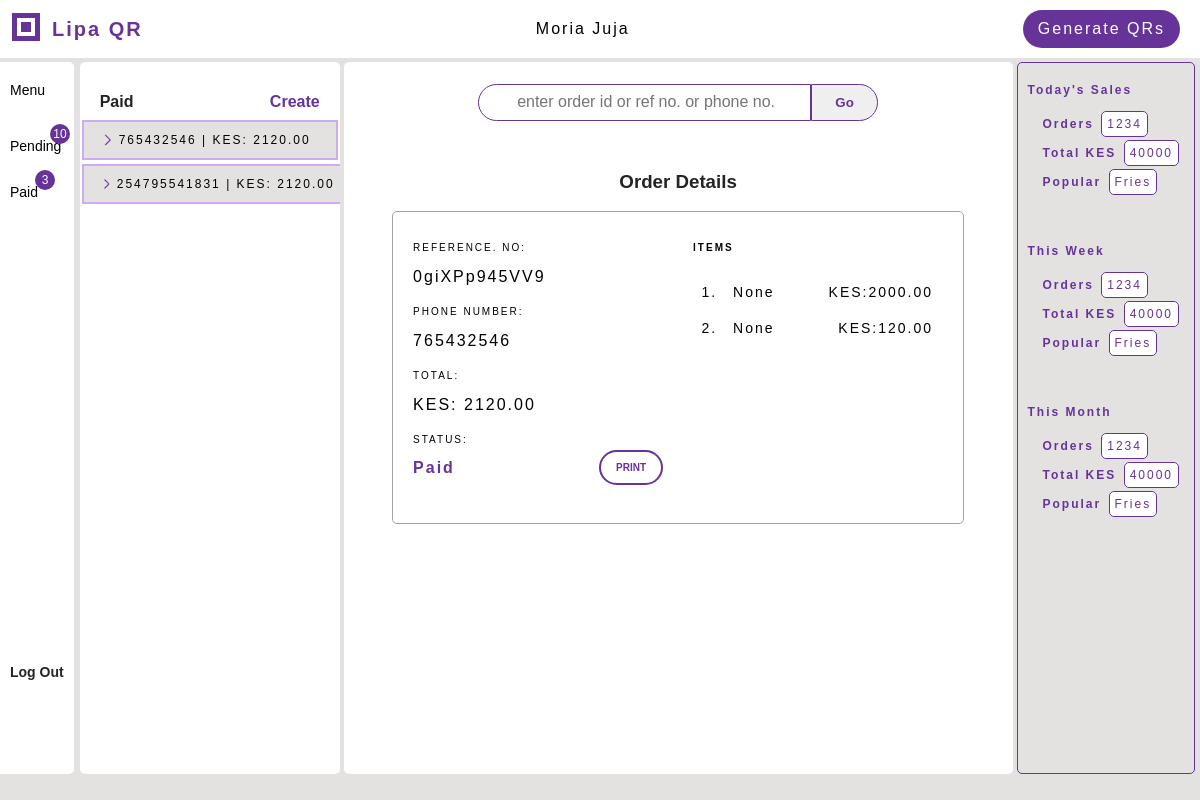
Before: /paid/ (signed in) with the older database file.
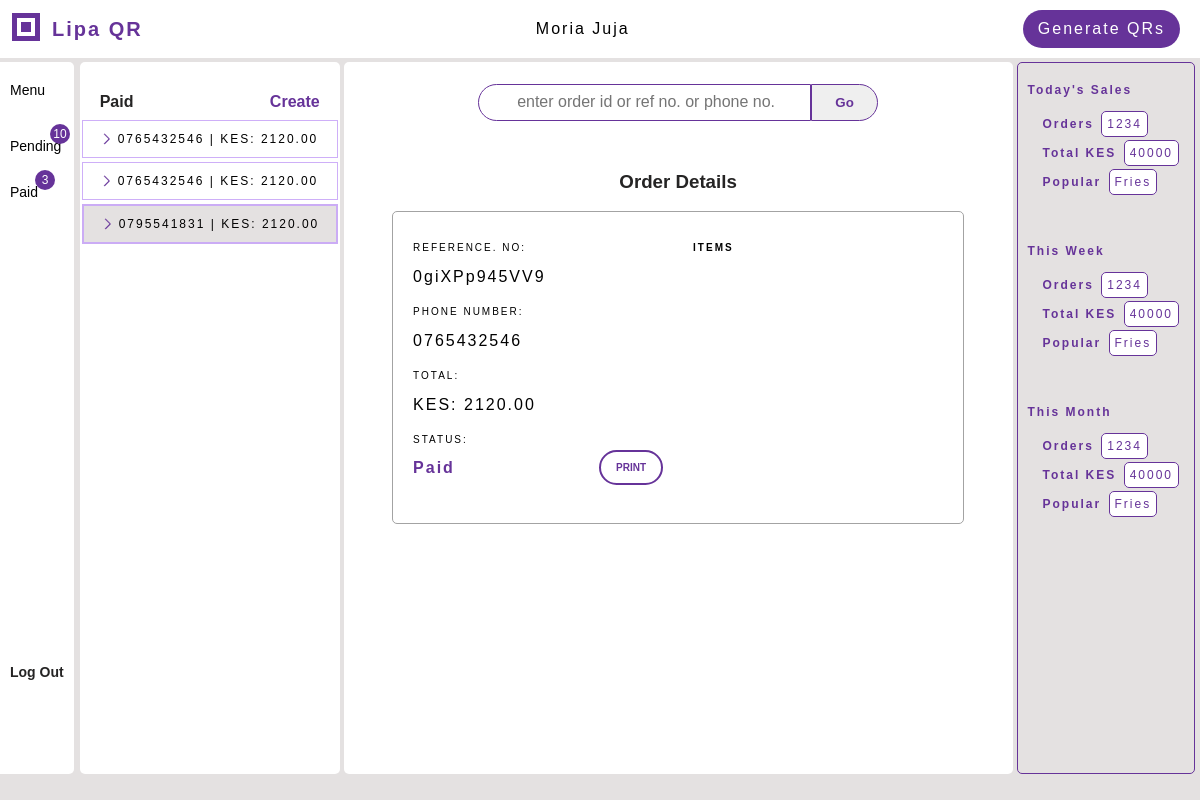
After: the same page with the newer database file.
### menus/models.py (models this page shows, shortened)
class Order(models.Model):
    order_id = models.AutoField(primary_key=True)
    reference_number = models.CharField(unique=True, max_length=20)
    table_number = models.IntegerField(null=True, blank=False)
    phone_number = PhoneNumber(max_length=15, null=True, blank=False)
    restaurant = models.ForeignKey(Restaurant, related_name="orders", on_delete=models.SET_NULL, null=True, blank=True)
    total_amount = models.DecimalField(decimal_places=2, max_digits=10, null=True, default=None)
    paid = models.BooleanField(default=False)
    new = models.BooleanField(default=True)
    @property
    def items_ordered(self):
        return self.ordered_items.all()

class OrderedItem(models.Model):
    ordered_item_id = models.AutoField(primary_key=True)
    item = models.ForeignKey(Item, on_delete=models.CASCADE, related_name="orders")
    order = models.ForeignKey(Order, on_delete=models.CASCADE, related_name="ordered_items")
    quantity = models.IntegerField(default=0)
    total = models.DecimalField(decimal_places=2, max_digits=10, default=0.00)
    paid = models.BooleanField(default=False)

class Item(models.Model):
    item_id = models.AutoField(primary_key=True)
    name = LowercaseTextField(max_length=100, null=True, blank=False)
    description = models.CharField(max_length=255, blank=True)
    unit = models.CharField(max_length=50, null=True, blank=False)
    unit_price = models.DecimalField(max_digits=10, decimal_places=2)
    image = models.FileField(upload_to='item_images/', blank=False, null=True)
    available = models.BooleanField(default=True)
    restaurant = models.ForeignKey(Restaurant, related_name="items", on_delete=models.SET_NULL, null=True, blank=True)

### qrgenerator/views_dashbord.py (the view)
# urls.py: path('paid/', views_dashbord.paid_orders, name='paid'),
def paid_orders(request, order_id=None):
    restaurant = request.user.restaurant
    if not restaurant:
        return HttpResponseForbidden('Access Denied')
    orders = restaurant.orders.filter(paid=True).order_by('-order_id')
    context = {
        'orders': orders, 'display_order': orders.first(), 'restaurant': restaurant,
        }
    if order_id:
        if display_order := Order.get(order_id=order_id):
            display_order.new = False
            display_order.save()
            context['display_order'] = display_order
    return render(request, 'qrgenerator/paid.html', context)

### qrgenerator/templates/qrgenerator/paid.html (shortened to what this page needs)
{% extends 'qrgenerator/dashbord.html' %}
{% block paid %}
<div class="menu-left-item active-tab">
    <a href="{% url 'qrgenerator:paid' %}">Paid
        <span id="incoming-paid" class="incoming">3</span>
    </a>
</div>
{% endblock %}
{% block menu_elements %}
<div class="menu-elements bg-white">
    <div class="elements-top">
        <div class="elements-title">Paid</div>
        <a href="{% url 'menus:get_menu' restaurant.restaurant_id 0 %}"><span class="create-order">Create</span></a>
    </div>
    <div class="elements-wrapper">
        {% if orders %}
        {% for order in orders %}
        <a href="{% url 'qrgenerator:paid' order.order_id %}">
        <div class="element-highlight {% if order.new %}is-new{% endif %}">
            <span class="item-name item-property">
            {{ order.phone_number }} | KES: {{ order.total_amount }}
            </span>
        </div>
        </a>
        {% endfor %}
        {% endif %}
    </div>
</div>
{% endblock %}
{% block workspace %}
    <div class="form-wrapper">
        <div class="form-title"><h3>Order Details</h3></div>
        <div class="order-summary">
            {% if display_order %}
            <div class="width-250">
                <div class="input-wrapper">
                    <div class="label">Reference. No:</div>
                    <div class="form-input">{{ display_order.reference_number }}</div>
                </div>
                <div class="input-wrapper">
                    <div class="label">Phone Number:</div>
                    <div class="form-input">{{ display_order.phone_number }}</div>
                </div>
                <div class="input-wrapper"><div class="label">Total:</div>
                    <div class="form-input">KES: {{ display_order.total_amount }}</div>
                </div>
                <div class="input-wrapper">
                    <div class="label">Status:</div>
                    <div class="status">{% if display_order.paid %}Paid{% endif %}
                        <form method="POST" action="" class="paid-btn-wrapper">
                            <button type="submit" class="mark-paid">PRINT</button>
                        </form>
                    </div>
                </div>
                <br>
            </div>
            <div class="width-250 padding-left-10">
            <div class="label items-title">Items</div>
            <ol>
                {% for item in display_order.items_ordered %}
                <li>
                    <div class="item-wrapper">
                        <div class="item-description">{{ item.item.name }}</div>
                        <div class="item-total">KES:{{ item.total }}</div>
                    </div>
                </li>
                {% endfor %}
            </ol>
            </div>
            {% endif %}
        </div>
</div>
{% endblock %}

### qrgenerator/templates/qrgenerator/dashbord.html (shortened to what this page needs)
<!DOCTYPE html>
<html lang="en">
<head>
    {% load static %}
    <link rel="stylesheet" href="{% static 'qrgenerator/accounts.css' %}">
    <link rel="stylesheet" href="{% static 'qrgenerator/workspace.css' %}">
    <link rel="stylesheet" href="{% static 'qrgenerator/stats.css' %}">
    <link rel="stylesheet" href="{% static 'qrgenerator/print.css' %}">
</head>
<body>
<section class="page-header np">
        <div class="header-top">
            <div class="page-title">
                <div class="logo">
                    <svg width="32" height="32" xmlns="http://www.w3.org/2000/svg">
                        <rect x="2" y="2" width="28" height="28" fill="rebeccapurple" />
                        <rect x="7" y="7" width="18" height="18" fill="white" />
                        <rect x="11" y="11" width="10" height="10" fill="rebeccapurple" />
                    </svg>
                </div>
                <div>
                <span id="lipa">Lipa</span> <span id="q">Q</span><span>R</span>
                </div>
            </div>
            <div class="restaurant-name">Moria Juja</div>
            <div class="header-right">
                <a href="{% url 'qrgenerator:get_qrs' %}">
                    <div class="gen-codes">Generate QRs</div>
                </a>
            </div>
        </div>
</section>
<section class="main-section">
    <div class="main-section-left bg-light-gray np">
        <div class="menu-left bg-white">
            <div>
                {% block menu %}
                <div class="menu-left-item">
                    <a href="{% url 'qrgenerator:menu' %}">Menu</a>
                </div>
                {% endblock %}
                {% block pending %}
                <div class="menu-left-item">
                    <a href="{% url 'qrgenerator:pending' %}">Pending
                        <span id="incoming-pending" class="incoming">10</span>
                    </a>
                </div>
                {% endblock %}
                {% block paid %}{% endblock %}
            </div>
            <div class="menu-left-item">
                <div class="dash-logout">
                    <a href="{% url 'qrgenerator:logout' %}"><div>Log Out</div></a>
                </div>
            </div>
        </div>
        {% block menu_elements %}{% endblock %}
    </div>
    <div class="workspace">
        <div id="search-wrapper" class="np">
            <form action="" method="post" id="search-form">
                <div id="query-wrapper">
                    <input type="search" name="query" id="input-search" required placeholder="Enter order id or ref no. or phone no.">
                </div>
                <button type="submit" id="button-search">Go</button>
            </form>
        </div>
        {% block workspace %}{% endblock %}
    </div>
    <div class="stats np">
        <div class="stats-item">
            <div class="stats-item-title">Today's Sales</div>
            <div class="stat-details">
                <div class="orders-sold stat-wrapper margin-small">
                    <span class="bold">Orders</span>
                    <span class="stat-value">1234</span>
                </div>
                <div class="total-value stat-wrapper margin-small">
                    <span class="bold faded-black">Total KES</span>
                    <span class="stat-value">40000</span>
                    </div>
                <div class="average stat-wrapper margin-small">
                    <span class="bold faded-black">Popular</span>
                    <span class="stat-value">Fries</span>
                </div>
            </div>
        </div>
        <div class="stats-item">
            <div class="stats-item-title">This Week</div>
            <div class="stat-details">
                <div class="orders-sold margin-small">
                    <span class="bold">Orders</span>
                    <span class="stat-value">1234</span>
                </div>
                <div class="total-value margin-small">
                    <span class="bold faded-black">Total KES</span>
                    <span class="stat-value">40000</span>
                    </div>
                <div class="average margin-small">
                    <span class="bold faded-black">Popular</span>
                    <span class="stat-value">Fries</span>
                </div>
            </div>
        </div>
        <div class="stats-item">
            <div class="stats-item-title">This Month</div>
            <div class="stat-details">
                <div class="orders-sold margin-small">
                    <span class="bold">Orders</span>
                    <span class="stat-value">1234</span>
                </div>
                <div class="total-value margin-small">
                    <span class="bold faded-black">Total KES</span>
                    <span class="stat-value">40000</span>
                    </div>
                <div class="average margin-small">
                    <span class="bold faded-black">Popular</span>
                    <span class="stat-value">Fries</span>
                </div>
            </div>
        </div>
    </div>
</section>
</body>
</html>

### qrgenerator/static/qrgenerator/accounts.css (style rules this page uses)
:root { --background-color: #fceae0; --light-background: rgb(228, 225, 225); --dark-gray: #2a353d; --white: #ffffff; --black: #000000; --accent-b: #f35217; --brown: #862603; --gray: rgb(163, 163, 163); --info-orange: rgb(236, 155, 4); --green: green; --light-green: rgb(17, 18, 19); --faded-black: rgb(37, 36, 36); --light-purple:rgb(201, 167, 248, 0.9); }
body { background-color: rgb(228, 225, 225); font-family: Arial, sans-serif; letter-spacing: 2px; font-size: 16px; padding: 0; margin: 0; box-sizing: border-box; min-height: 100%; }
.page-header { display: flex; flex-direction: column; justify-content: flex-start; height: fit-content; width: 100%; box-sizing: border-box; margin-bottom: 4px; box-sizing: border-box; }
.header-top { padding: 10px 0px; padding-left: 10px; padding-right: 0; display: flex; align-items: center; width: 100%; height: 100%; justify-content: space-between; box-sizing: border-box; gap: 10px; background: var(--white); }
.page-title { color: rebeccapurple; display: flex; gap: 10px; align-items: center; justify-content: flex-start; font-size: 20px; }
.header-right { display: flex; justify-content: flex-end; }
.gen-codes { padding: 10px 15px; border-radius: 20px; margin-right: 20px; box-sizing: border-box; background: rebeccapurple; color: white; min-height: fit-content; }
.page-title { font-weight: bold; white-space: nowrap; }
.restaurant-name { white-space: nowrap; }
.main-section { display: flex; align-items: flex-start; justify-content: flex-start; gap: 4px; height: 89vh; width: 100%; box-sizing: border-box; }
.main-section-left { display: flex; flex-wrap: nowrap; gap: 2px; width: fit-content; box-sizing: border-box; height: 100%; background: var(--white); }
.menu-left { height: 100%; padding-left: 10px; display: flex; flex-direction: column; justify-content: space-between; margin-right: 4px; padding-right: 10px; border-radius: 0 5px 5px 0; padding-top: 10px; box-sizing: border-box; letter-spacing: normal; }
.menu-left-item { margin-bottom: 20px; padding: 10px 0px; text-align: left; font-size: 14px; display: flex; align-items: center; justify-content: flex-start; flex-wrap: nowrap; white-space: nowrap; }
.incoming { display: flex; align-items: center; justify-content: center; font-size: 12px; height: 20px; width: 20px; background: rebeccapurple; border: none; border-radius: 50%; color: white; position: relative; left: 40px; bottom: 30px; margin-bottom: -30px; }
#incoming-paid { left: 25px; }
.dash-logout { justify-self: flex-end; height: 10vh; font-weight: bold; color: var(--faded-black); }
.menu-elements { display: flex; flex-direction: column; flex-wrap: nowrap; align-items: flex-start; justify-content: flex-start; border-radius: 5px; }
.elements-top { color: rebeccapurple; font-weight: bold; display: flex; align-items: flex-end; justify-content: space-between; width: 100%; height: 60px; letter-spacing: normal; padding: 5px 20px; box-sizing: border-box; }
.elements-title { padding-bottom: 2px; color: var(--faded-black); }
.elements-wrapper { text-align: left; height: 100%; width: 260px; overflow-y: auto; }
.elements-wrapper > a { display: flex; align-items: center; flex-wrap: nowrap; white-space: nowrap; box-sizing: border-box; }
.element-highlight { display: flex; align-items: center; flex-wrap: nowrap; gap: 4px; justify-content: flex-start; white-space: nowrap; font-size: 12px; padding:10px 0px 10px 15px; box-sizing: border-box; border: 1px solid var(--light-purple); margin: 2px; width: 100%; }
.is-new { background: var(--light-background); border: 2px solid var(--light-purple); margin: 2px; box-sizing: border-box; }
.active-tab { box-sizing: border-box; width: 100%; display: flex; align-items: center; text-decoration: underline: }
.active-tab > a { display: block; }
.bg-light-gray { background: rgb(228, 225, 225); }
.bg-white { background: var(--white); }
a { text-decoration: none; color: inherit; cursor: pointer; }
button { cursor: pointer; }
.item-property { margin-right: 5px; }
.create-order { display: block; color: rebeccapurple; font-weight: bold; letter-spacing: normal; margin-bottom: 2px; }

Changed rows visible on the page:
removed OrderedItem: item.name "None", total "2000.00"
removed OrderedItem: item.name "None", total "120.00"
changed Order "0giXPp945VV9": new True → False (drawn); phone_number "765432546" → "0765432546"
now on this page (row edited): Order: phone_number "0765432546", total_amount "2120.00", new False (drawn)
changed Order (number 3 of 3 on the later page): phone_number "254795541831" → "0795541831"
